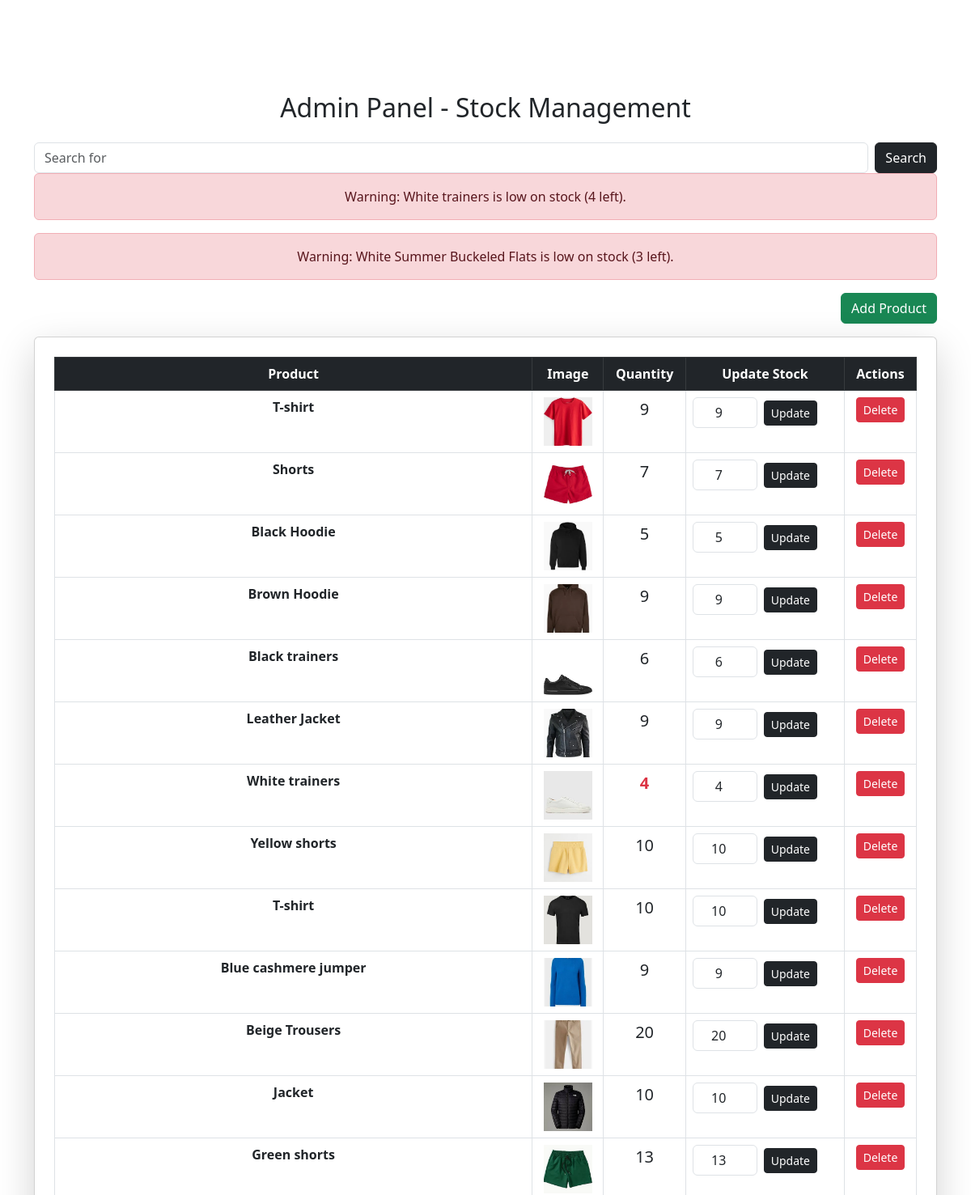
/store/admin/stock/ (signed in, upper part), run on an earlier commit of the app's database.
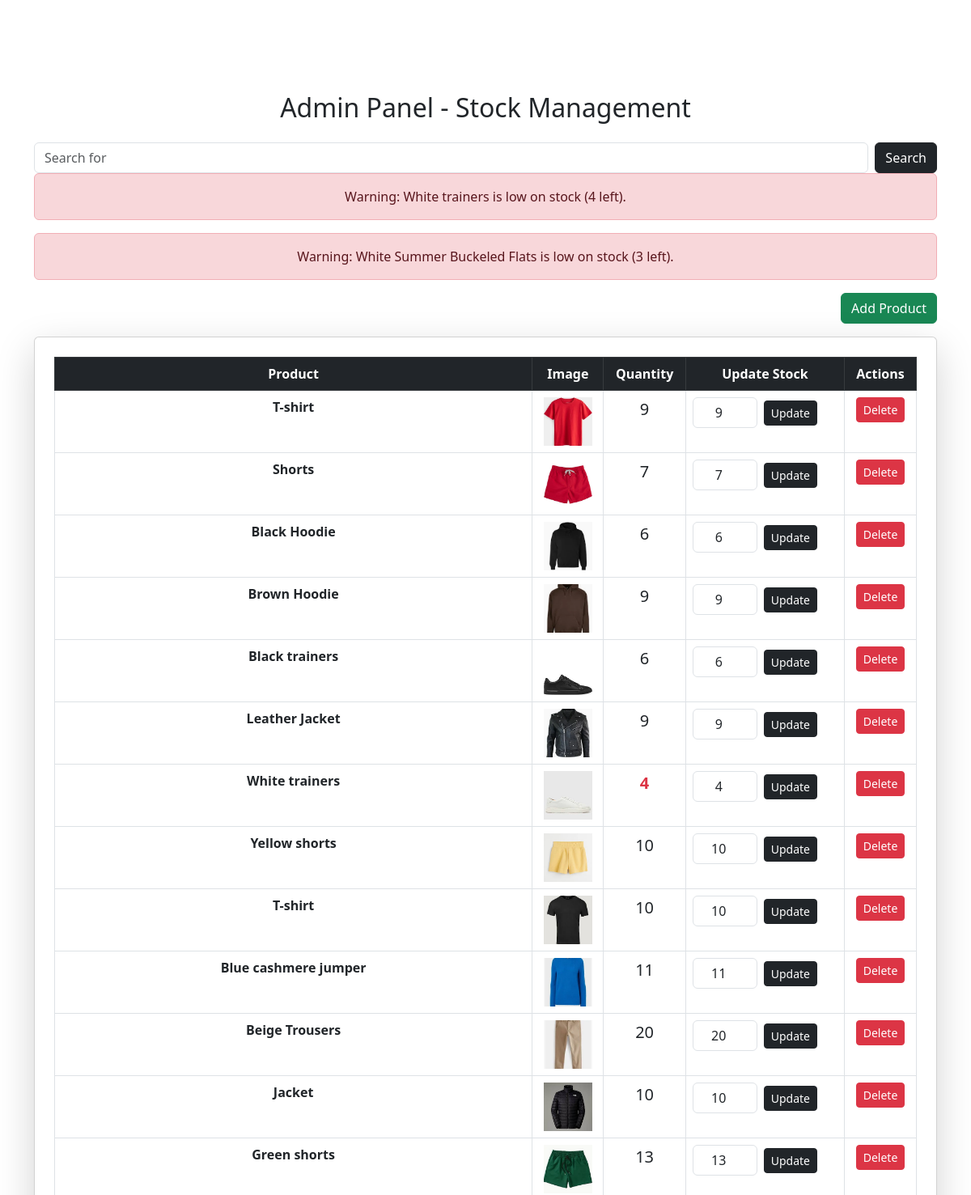
And on a later commit of the database.
### store/models.py (models this page shows, shortened)
class Product(models.Model):
    name = models.CharField(max_length=255)
    description = models.TextField()
    price = models.DecimalField(max_digits=10, decimal_places=2)
    category = models.ForeignKey(Category, on_delete=models.CASCADE)
    image = models.ImageField(null=True, blank=True)
    sizes = models.ManyToManyField(Size, related_name='products')
    quantity_in_stock = models.PositiveIntegerField(default=0)
    colour = models.CharField(max_length=50, blank=True, null=True)

### store/views.py (the view, shortened to what this page needs)
# urls.py: path('admin/stock/', stock_management, name='stock_management'),
def stock_management(request):
    if not request.user.is_authenticated:
        return redirect('login')  # Redirect to login page if not logged in
    if not request.user.is_superuser:
        return redirect('home')  # Redirect non-superusers to homepage
    products = Product.objects.all()
    return render(request, 'stock.html', {'products': products})

### cart/context_processors.py (called while the page is built, shortened)
def counter(request):
    item_count = 0
    if 'admin' in request.path:
        return {}
    return {'item_count':item_count}

### loyalty/context_processors.py (called while the page is built)
def loyalty_points(request):
    if request.user.is_authenticated:
        try:
            loyalty = Loyalty.objects.get(user=request.user)
        except Loyalty.DoesNotExist:
            loyalty = None
    else:
        loyalty = None
    return {'loyalty': loyalty}

### store/templates/stock.html (shortened to what this page needs)
{% load static %}
<!DOCTYPE html>
<html lang="en">
<head>
    <link rel="stylesheet" href="{% static 'css/style.css' %}">
    <link rel="stylesheet" href="https://cdn.jsdelivr.net/npm/bootstrap@5.3.0/dist/css/bootstrap.min.css">
</head>
<body>
    <main style="padding-top: 90px;">
        <div class="container mt-4">
            <h2 class="text-center mb-4">Admin Panel - Stock Management</h2>
            <form class="d-flex" action="{% url 'store:stocksearch' %}" method="GET">
                <input class="form-control me-2" type="search" name="q" placeholder="Search for" aria-label="Search">
                <button class="btn btn-dark my-2 my-sm-0" type="submit">Search</button>
            </form>
                    {% for product in products %}
                {% if product.quantity_in_stock < 5 %}
                    <div class="alert alert-danger text-center">
                         Warning: {{ product.name }} is low on stock ({{ product.quantity_in_stock }} left).
                    </div>
                {% endif %}
            {% endfor %}
            <div class="text-end mb-3">
                <a href="{% url 'store:add_product' %}" class="btn btn-success">Add Product</a>
            </div>
            <div class="card shadow-lg p-4">
                <div class="table-responsive">
                    <table class="table table-bordered text-center">
                        <thead class="table-dark">
                            <tr>
                                <th>Product</th>
                                <th>Image</th>
                                <th>Quantity</th>
                                <th>Update Stock</th>
                                <th>Actions</th>
                            </tr>
                        </thead>
                        <tbody>
                            <tbody>
                                {% for product in products %}
                                <tr {% if product.quantity_in_stock < 5 %} style="background-color: #ffcccc;" {% endif %}>
                                    <td class="fw-bold">{{ product.name }}</td>
                                    <td>
                                        <img src="{{ product.image.url }}" alt="{{ product.name }}" style="width: 60px; height: 60px; object-fit: cover;">
                                    </td>
                                    <td class="fs-5">
                                        <span class="{% if product.quantity_in_stock < 5 %}text-danger fw-bold{% endif %}">
                                            {{ product.quantity_in_stock }}
                                        </span>
                                    </td>
                                    <td>
                                        <form method="POST" action="{% if query %}{% url 'store:stocksearch' %}{% else %}{% url 'store:stock_management' %}{% endif %}" class="d-flex align-items-center">
                                            <input type="number" name="new_stock" value="{{ product.quantity_in_stock }}" min="0"
                                                class="form-control text-center me-2" style="width: 80px;" required>
                                            <button type="submit" class="btn btn-dark btn-sm">Update</button>
                                        </form>
                                    </td>
                                    <td>
                                        <form method="POST" action="{% url 'store:delete_product' product.id %}">
                                            <button type="submit" class="btn btn-danger btn-sm">Delete</button>
                                        </form>
                                    </td>
                                </tr>
                                {% endfor %}
                            </tbody>
                        </tbody>
                    </table>
                </div>
            </div>
    </main>
</body>
</html>

What changed in the data, as far as the page shows it:
changed Product "Black Hoodie": quantity_in_stock "5" → "6"; new_stock "5" → "6"
changed Product "Blue cashmere jumper": quantity_in_stock "9" → "11"; new_stock "9" → "11"
